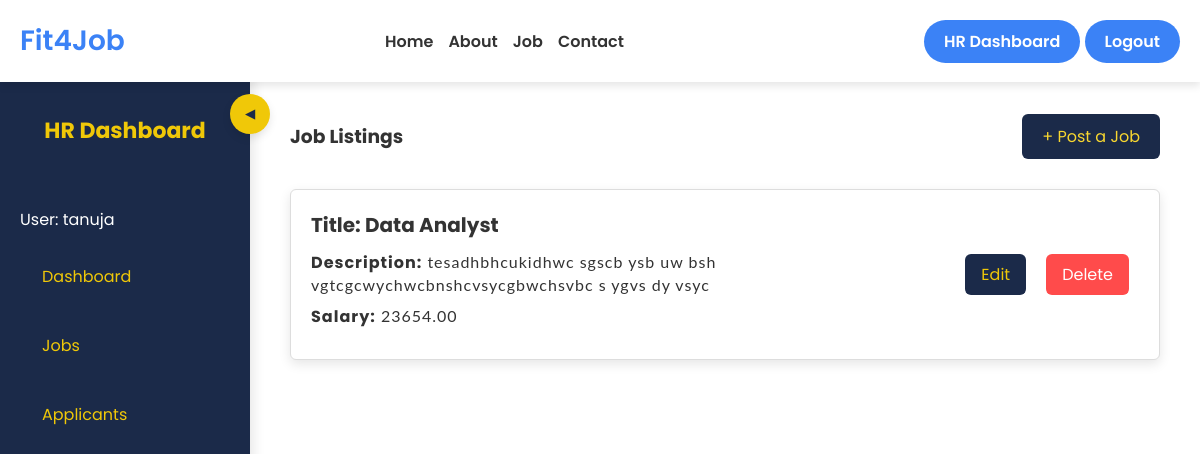
Screenshot of /hr_dashboard/ (signed in) with the database file from the repository.
### ats_app/models.py (models this page shows, shortened)
class User(models.Model):
    username = models.CharField(max_length=150, unique=True)
    email = models.EmailField(unique=True)
    password = models.CharField(max_length=128)
    role = models.CharField(max_length=50)

class Job(models.Model):
    title = models.CharField(max_length=100)
    description = models.TextField()
    job_type = models.CharField(max_length=50)
    location = models.CharField(max_length=100)
    skills = models.CharField(max_length=200)
    salary = models.DecimalField(max_digits=10, decimal_places=2)
    created_at = models.DateTimeField(auto_now_add=True)
    updated_at = models.DateTimeField(auto_now=True)
    user = models.ForeignKey(User,on_delete=models.CASCADE)

### ats_app/views.py (the view)
# urls.py: path('hr_dashboard/', hr_dashboard, name='hr_dashboard'),
def hr_dashboard(request):
    if request.session.get('role') == 'recruiter':
        user = User.objects.get(username=request.session.get('username'))
        jobs = Job.objects.filter(user=user.id)
        return render(request, 'main/hr_dashboard.html', {'jobs': jobs})
    else:
        messages.error(request, 'Access denied. HR only.')
        return redirect('job')

### templates/main/hr_dashboard.html (shortened to what this page needs)
{% extends 'base.html' %}
{% block content %}
<head>
</head>
<body>
    <div class="new-containers">
        <div class="new-sidebar" id="new-sidebar">
            <h2>HR Dashboard</h2>
            <ul>
                <li style="color: white !important;">
                    User: {{ request.session.username }}
                </li>
                <li><a href="#"><span>Dashboard</span></a></li>
                <li><a href="#"><span>Jobs</span></a></li>
                <li><a href="#"><span>Applicants</span></a></li>
            </ul>
            <button class="new-toggle-btn" id="new-toggle-btn">&#9664;</button>
        </div>
        <div class="new-main-content">
            <div class="new-top-bar">
                <h3><b>Job Listings</b></h3>
                <a href="{% url 'post_job' %}" id="new-post-job-btn">+ Post a Job</a>
            </div>
            <div id="new-joblist">
                <ul id="new-jobitems">
                    {% for job in jobs %}
                    <li>
                        <div class="job-info">
                            <h4><b>Title:</b> {{ job.title }}</h4>
                            <p><b>Description:</b> {{ job.description }}</p>
                            <p><b>Salary:</b> {{ job.salary }}</p>
                        </div>
                        <div class="job-actions">
                            <a href="{% url 'edit_job' job.id %}" class="new-btn">Edit</a>
                            <a href="{% url 'delete_job' job.id %}" class="new-btn delete-btn">Delete</a>
                        </div>
                    </li>
                    {% endfor %}
                </ul>
            </div>
        </div>
    </div>
</body>
{% endblock %}

### static/css/style copy.css (style rules this page uses)
body { font-family: 'Poppins', sans-serif; margin: 0; padding: 0; background-color: #f4f4f4; color: #333; margin-top: 80px; }
body { margin: 0; }
p { font-family: 'Lato', sans-serif; letter-spacing: 1px; font-size: 14px; color: #333333; }

### static/css/job_category.css (style rules this page uses)
html, body { overflow-x: hidden; }

### static/css/about.css (style rules this page uses)
html, body { height: 100%; margin: 0; }

### templates/main/hr_dashboard.html (style rules this page uses)
* { margin: 0; padding: 0; box-sizing: border-box; font-family: 'Poppins', sans-serif; }
html, body { padding-top: 37px; height: 100%; }
body { display: flex; flex-direction: column; background-color: #f4f7fc; }
.new-containers { display: flex; flex: 1; overflow: hidden; }
.new-sidebar { padding-top: 20px; width: 250px; background-color: #1b2a49; color: #f0c808; transition: width 0.3s ease; position: relative; box-shadow: 3px 0 12px rgba(0, 0, 0, 0.1); flex-shrink: 0; padding-bottom: 500px; }
.new-sidebar h2 { padding: 20px; font-size: 22px; text-align: center; transition: opacity 0.3s ease; }
.new-sidebar ul { list-style: none; padding: 20px 0; }
.new-sidebar ul li { margin: 20px 0; padding-left: 20px; color: white; }
.new-sidebar ul li a { color: #f0c808; text-decoration: none; font-size: 16px; padding: 12px; display: flex; align-items: center; border-radius: 6px; transition: background-color 0.3s ease, color 0.3s ease; }
.new-toggle-btn { position: absolute; top: 20px; right: -20px; width: 40px; height: 40px; background-color: #f0c808; color: #1b2a49; border: none; cursor: pointer; display: flex; align-items: center; justify-content: center; border-radius: 50%; box-shadow: 0px 4px 8px rgba(0, 0, 0, 0.1); transition: transform 0.3s ease; }
.new-main-content { flex: 1; padding-top: 200px; padding: 40px; background-color: #fff; transition: margin-left 0.3s ease; overflow-y: auto; }
.new-top-bar { display: flex; justify-content: space-between; align-items: center; margin-bottom: 30px; }
#new-post-job-btn { background-color: #1b2a49; color: #f8d730; padding: 10px 20px; border: none; border-radius: 6px; text-decoration: none; transition: background-color 0.3s ease, color 0.3s ease; }
#new-jobitems li { list-style: none; margin: 20px 0; padding: 20px; background-color: #ffffff; border: 1px solid #dddddd; border-radius: 6px; display: flex; justify-content: space-between; align-items: center; box-shadow: 0px 4px 12px rgba(0, 0, 0, 0.1); transition: box-shadow 0.3s ease, transform 0.3s ease; position: relative; }
#new-jobitems li h4 { margin-bottom: 10px; font-size: 20px; }
#new-jobitems li p { margin-bottom: 10px; font-size: 16px; }
#new-jobitems li .new-btn { background-color: #1b2a49; color: #f0c808; padding: 8px 16px; border: none; border-radius: 6px; text-decoration: none; margin-right: 10px; transition: background-color 0.3s ease, color 0.3s ease; }
#new-jobitems li .delete-btn { background-color: #ff4b4b; color: #fff; }
.job-info { flex-grow: 1; }
.job-actions { display: flex; align-items: center; }
.job-actions .new-btn { margin-left: 10px; background-color: #1b2a49; color: #f0c808; padding: 8px 16px; border: none; border-radius: 6px; text-decoration: none; transition: background-color 0.3s ease, color 0.3s ease; }
.job-actions .delete-btn { background-color: #ff4b4b; color: #fff; }

### rows the page displays
User: session.username "tanuja"
Job: title "Data Analyst", description "tesadhbhcukidhwc sgscb ysb uw bsh vgtcgcwychwcbnshcvsycgbwchsvbc s ygvs dy vsyc", salary "23654.00"
